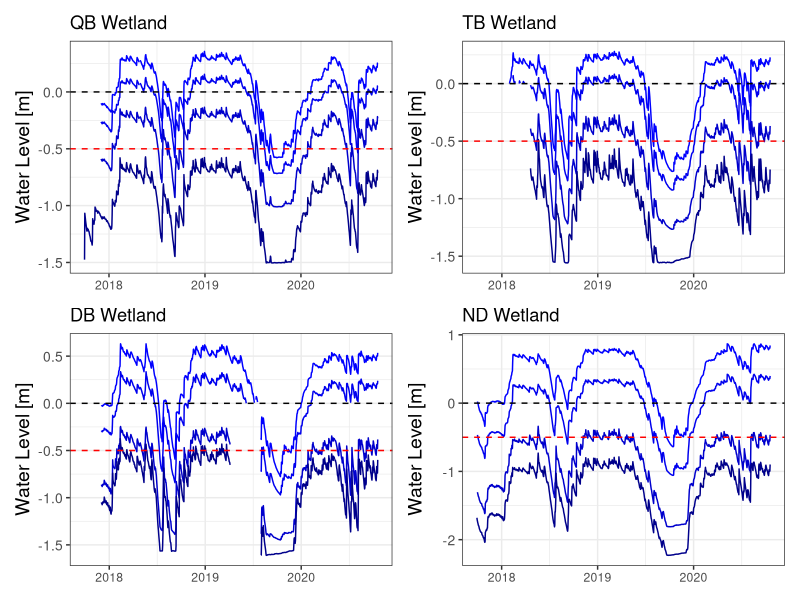

This chart was generated by the following R code:
#~~~~~~~~~~~~~~~~~~~~~~~~~~~~~~~~~~~~~~~~~~~~~~~~~~~~~~~~~~~~~~~~~~~~~~~~~~~~~~~
#Title: Depth to water table calculation
#Coder: C. Nate Jones (cnjones7@ua.edu)
#Date: 3/5/2020
#Purpose: Estimate depth to water table at wetland sampling locations
#~~~~~~~~~~~~~~~~~~~~~~~~~~~~~~~~~~~~~~~~~~~~~~~~~~~~~~~~~~~~~~~~~~~~~~~~~~~~~~~

#~~~~~~~~~~~~~~~~~~~~~~~~~~~~~~~~~~~~~~~~~~~~~~~~~~~~~~~~~~~~~~~~~~~~~~~~~~~~~~~
#1.0 Setup workspace------------------------------------------------------------
#~~~~~~~~~~~~~~~~~~~~~~~~~~~~~~~~~~~~~~~~~~~~~~~~~~~~~~~~~~~~~~~~~~~~~~~~~~~~~~~
#Clear workspace
remove(list=ls())

#download relevant libraries
library(lubridate)
library(patchwork)
library(tidyverse)

#download data
df<-read_csv("data/waterLevel.csv")
survey<-read_csv("data/xs_survey.csv")

#Filter data to Site_Names of interest
df<- df %>%  filter(str_detect(Site_Name, "QB|TB|DB|ND")) 

#~~~~~~~~~~~~~~~~~~~~~~~~~~~~~~~~~~~~~~~~~~~~~~~~~~~~~~~~~~~~~~~~~~~~~~~~~~~~~~~
#2.0 Estimate Depth to Water Table-----------------------------------------------
#~~~~~~~~~~~~~~~~~~~~~~~~~~~~~~~~~~~~~~~~~~~~~~~~~~~~~~~~~~~~~~~~~~~~~~~~~~~~~~~
#2.1 Depth to water table function----------------------------------------------
waterLevel_fun<-function(wetland_code){
  
  #Organize data~~~~~~~~~~~~~~~~~~~~~~~~~~~~~~~~~~~~~~~~~~~~~~~~~~~~~~~~~~~~~~~~
  #Create wide df of wetland and upland water level data
  temp<-df %>%
    #Select time series of interest
    filter(Site_Name == paste0(wetland_code, ' Wetland Well Shallow') |
             Site_Name == paste0(wetland_code, ' Upland Well 1')) %>%
    #Create wide dataframe
    pivot_wider(names_from = Site_Name, 
                values_from = waterLevel) %>% 
    rename(y_sw = paste0(wetland_code, ' Wetland Well Shallow'),
           y_gw = paste0(wetland_code, ' Upland Well 1'))
  
  #Cross section data
  xs<-survey %>% filter(wetland == wetland_code) %>% select(distance, elevation)
  
  #Define points of interest
  sample<- survey %>% 
    filter(wetland == wetland_code) %>% 
    filter(str_detect(station,"KW"))%>% 
    select(station, distance, elevation)
  
  #Define Wells [for now, assume wetladn well x = 0]
  well<- survey %>% 
    filter(wetland == wetland_code) %>% 
    filter(str_detect(station,"Upland Well")) %>% 
    select(distance, elevation)
  
  #Estimate depth to water table~~~~~~~~~~~~~~~~~~~~~~~~~~~~~~~~~~~~~~~~~~~~~~~~
  #Start function to estimate depth to water table for each sampling point
  inner_fun<-function(n){
    
    #Define sample
    sample<-sample[n,]
    
    #Create interpolation to estimate inundation extent
    inundation_fun<-approxfun(xs$elevation, xs$distance, yleft = 0)
    
    #Define horizontal distances 
    temp <- temp %>%
      mutate(
        #Distance from well to edge of water
        x_sw = inundation_fun(y_sw), 
        #distance from wetland to upland well
        x_gw = well$distance,
        #distance from wetland well to sampling location
        x_n = sample$distance)
    
    #Define water level at sample location
    temp <- temp %>%
      mutate(y_n = 
               #If sampling the sampling location is beyond upland well
               if_else(x_n>=x_gw, 
                       y_gw,
                       #If sampling location is inundated
                       if_else(x_n<=x_sw, 
                               y_sw, 
                               #If sampling location between inunation and upland well
                               (y_gw-y_sw)*(x_n-x_sw)/(x_gw-x_sw) + y_sw)))
    
    #Estimate depth
    temp<-temp %>% mutate(d_n = sample$elevation - y_n, 
                          station = sample$station)
    
    #Organize and export
    temp %>% select(Timestamp, d_n, station)
  }
  
  #Apply function to all sites                   
  output<-lapply(seq(1, nrow(sample)),inner_fun) %>% bind_rows(.)
  
  #Add wetland code
  output$wetland<-wetland_code
  
  #Estimate elevation relative to ground surface
  output <-output %>% 
    mutate(y_n= d_n*-1) %>% 
    select(-d_n)
  
  #Export output
  output
}

#2.2 Apply Functions------------------------------------------------------------
Site_Names<-c("QB","TB","DB","ND")
df<-lapply(Site_Names, waterLevel_fun) %>% bind_rows(.)

#2.3 Export file----------------------------------------------------------------
write.csv(df, "data/waterLevel_at_sampling_location.csv")

#~~~~~~~~~~~~~~~~~~~~~~~~~~~~~~~~~~~~~~~~~~~~~~~~~~~~~~~~~~~~~~~~~~~~~~~~~~~~~~~
#3.0 Plots!!!-------------------------------------------------------------------
#~~~~~~~~~~~~~~~~~~~~~~~~~~~~~~~~~~~~~~~~~~~~~~~~~~~~~~~~~~~~~~~~~~~~~~~~~~~~~~~
#Quintesential Bay
QB<-df %>% 
  filter(wetland =="QB") %>% 
  pivot_wider(names_from = station, values_from = y_n) %>% 
  ggplot(aes(x=Timestamp)) + 
  geom_line(aes(y=`KW-1W`), col='blue1') +
  geom_line(aes(y=`KW-2E`), col='blue2') +
  geom_line(aes(y=`KW-3T`), col='blue3') +
  geom_line(aes(y=`KW-4U`), col='blue4') +
  geom_hline(yintercept=0,linetype="dashed")+
  geom_hline(yintercept=-0.5,linetype="dashed",col="red")+
  ggtitle("QB Wetland") +
  theme_bw() +
  theme(
    axis.title.y = element_text(size = 14), 
    axis.text.y  = element_text(size = 10),
  ) + 
  #Add labels
  xlab(NULL) + 
  ylab("Water Level [m]") 

#Tiger B
TB<-df %>% 
  filter(wetland =="TB") %>% 
  pivot_wider(names_from = station, values_from = y_n) %>% 
  ggplot(aes(x=Timestamp)) + 
  geom_line(aes(y=`KW-1W`), col='blue1') +
  geom_line(aes(y=`KW-2E`), col='blue2') +
  geom_line(aes(y=`KW-3T`), col='blue3') +
  geom_line(aes(y=`KW-4U`), col='blue4') +
  geom_hline(yintercept=0,linetype="dashed")+
  geom_hline(yintercept=-0.5,linetype="dashed",col="red")+
  ggtitle("TB Wetland") +
  theme_bw() +
  theme(
    axis.title.y = element_text(size = 14), 
    axis.text.y  = element_text(size = 10)
  ) + 
  #Add labels
  xlab(NULL) + 
  ylab("Water Level [m]") 
#Dark Bay
DB<-df %>% 
  filter(wetland =="DB") %>% 
  pivot_wider(names_from = station, values_from = y_n) %>% 
  ggplot(aes(x=Timestamp)) + 
  geom_line(aes(y=`KW-1W`), col='blue1') +
  geom_line(aes(y=`KW-2E`), col='blue2') +
  geom_line(aes(y=`KW-3T`), col='blue3') +
  geom_line(aes(y=`KW-4U`), col='blue4') +
  geom_hline(yintercept=0,linetype="dashed")+
  geom_hline(yintercept=-0.5,linetype="dashed",col="red")+
  ggtitle("DB Wetland") +
  theme_bw() +
  theme(
    axis.title.y = element_text(size = 14), 
    axis.text.y  = element_text(size = 10)
  ) + 
  #Add labels
  xlab(NULL) + 
  ylab("Water Level [m]") 

#North Dogbone
ND<-df %>% 
  filter(wetland =="ND") %>% 
  pivot_wider(names_from = station, values_from = y_n) %>% 
  ggplot(aes(x=Timestamp)) + 
  geom_line(aes(y=`KW-1W`), col='blue1') +
  geom_line(aes(y=`KW-2E`), col='blue2') +
  geom_line(aes(y=`KW-3T`), col='blue3') +
  geom_line(aes(y=`KW-4U`), col='blue4') +
  geom_hline(yintercept=0,linetype="dashed")+
  geom_hline(yintercept=-0.5,linetype="dashed",col="red")+
  ggtitle("ND Wetland") +
  theme_bw() +
  theme(
    axis.title.y = element_text(size = 14), 
    axis.text.y  = element_text(size = 10)
  ) + 
  #Add labels
  xlab(NULL) + 
  ylab("Water Level [m]") 

#plot
QB + TB + DB + ND 
